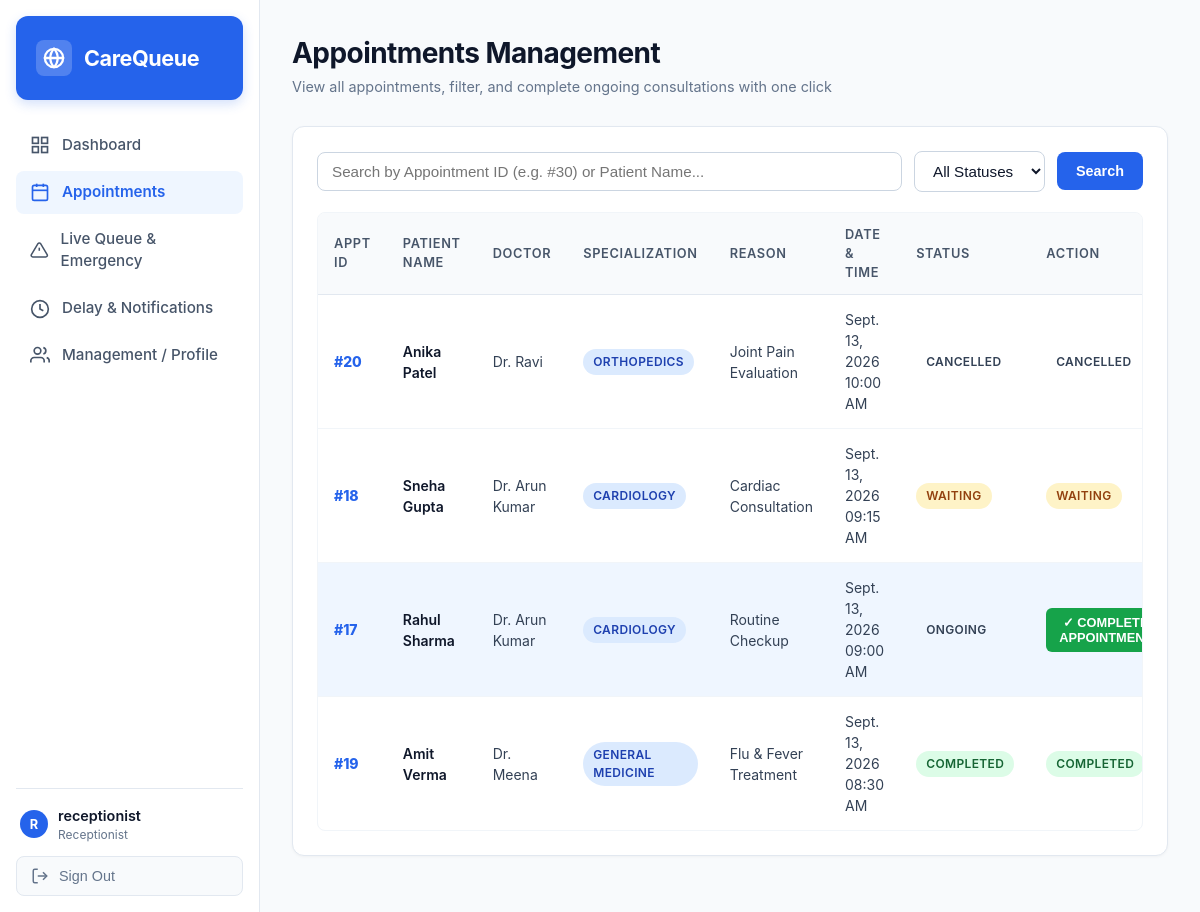
Before: /receptionist/appointments/ (signed in) with the older database file.
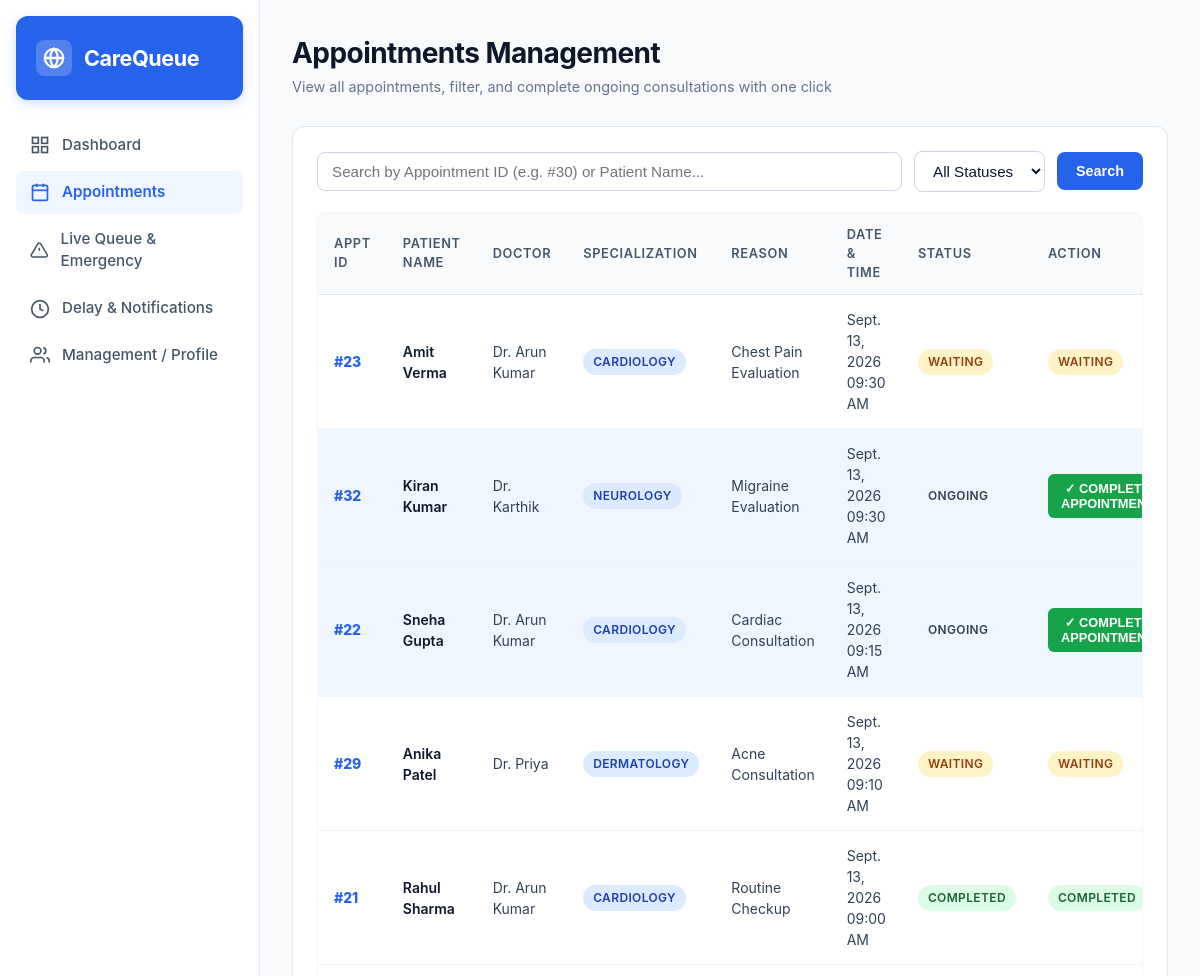
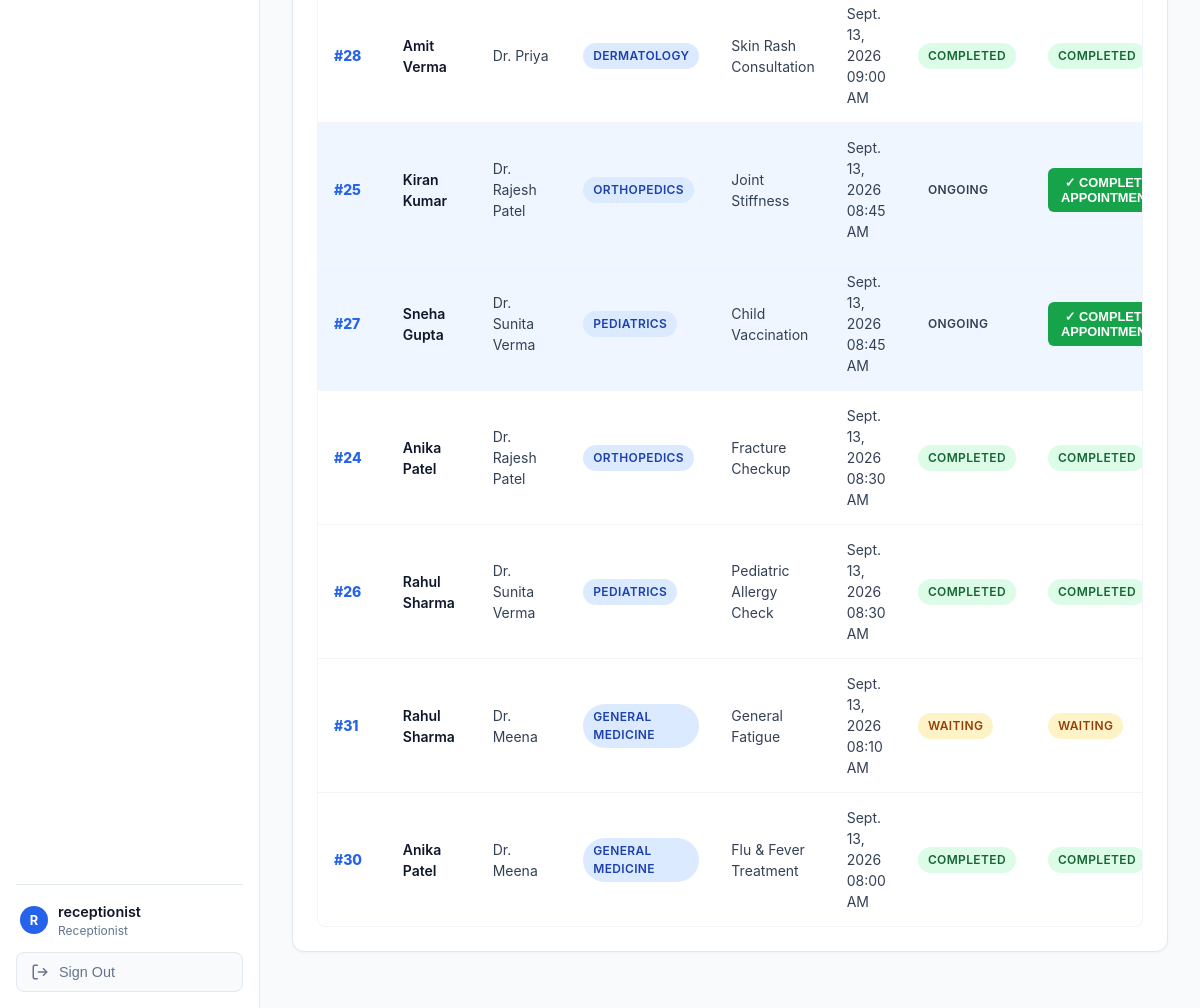
After: the same page with the newer database file (2 pictures, top to bottom).
### appointments/models.py (models this page shows, shortened)
class Appointment(models.Model):
    STATUS_CHOICES = [
        ('WAITING', 'Waiting'),
        ('ONGOING', 'Ongoing'),
        ('COMPLETED', 'Completed'),
        ('CANCELLED', 'Cancelled'),
    ]
    PRIORITY_CHOICES = [
        ('NORMAL', 'Normal'),
        ('EMERGENCY', 'Emergency'),
    ]
    patient = models.ForeignKey(User, on_delete=models.CASCADE, related_name='appointments')
    doctor = models.ForeignKey(Doctor, on_delete=models.CASCADE, related_name='doctor_appointments')
    appointment_date = models.DateField()
    appointment_time = models.TimeField()
    reason = models.TextField(blank=True, null=True)
    token_number = models.CharField(max_length=20, blank=True, null=True)
    status = models.CharField(max_length=20, choices=STATUS_CHOICES, default='WAITING')
    priority = models.CharField(max_length=20, choices=PRIORITY_CHOICES, default='NORMAL')
    expected_time = models.TimeField(null=True, blank=True)
    delay_minutes = models.IntegerField(default=0)
    created_at = models.DateTimeField(auto_now_add=True)
    completed_at = models.DateTimeField(null=True, blank=True)
    @property
    def display_id(self):
        return f"#{self.id}"

class Doctor(models.Model):
    user = models.OneToOneField(User, on_delete=models.SET_NULL, null=True, blank=True, related_name='doctor')
    name = models.CharField(max_length=100)
    specialization = models.CharField(max_length=100)
    average_consultation_minutes = models.IntegerField(default=10)
    available = models.BooleanField(default=True)
    available_days = models.CharField(max_length=100, default='Mon - Sat')
    available_times = models.CharField(max_length=100, default='09:00 AM - 05:00 PM')

### appointments/views.py (the view)
    @login_required
    def _wrapped(request, *args, **kwargs):
        if not is_receptionist_user(request.user):
            messages.error(request, "Access denied. Receptionist portal only.")
            return redirect('home')
        return view_func(request, *args, **kwargs)

### appointments/views.py (called while the page is built, shortened)
def is_receptionist_user(user):
    if not user.is_authenticated:
        return False
    if user.is_staff or user.username == 'receptionist':
        return True
    profile = getattr(user, 'profile', None)
    return profile and profile.user_type == 'RECEPTIONIST'

def receptionist_required(view_func):
    @login_required
    def _wrapped(request, *args, **kwargs):
        if not is_receptionist_user(request.user):
            messages.error(request, "Access denied. Receptionist portal only.")
            return redirect('home')
        return view_func(request, *args, **kwargs)
    return _wrapped

@receptionist_required
def receptionist_appointments(request):
    query = request.GET.get('q', '').strip()
    status_filter = request.GET.get('status', 'ALL')
    appts = Appointment.objects.all().order_by('-appointment_date', '-appointment_time')
    if status_filter != 'ALL':
        appts = appts.filter(status=status_filter)
    context = {
        'appts': appts,
        'query': query,
        'status_filter': status_filter,
    }
    return render(request, 'receptionist_appointments.html', context)

### templates/receptionist_appointments.html (shortened to what this page needs)
{% extends 'base.html' %}
{% block content %}
<div class="header-bar">
    <div class="header-title">
        <h1>Appointments Management</h1>
        <p>View all appointments, filter, and complete ongoing consultations with one click</p>
    </div>
</div>
<div class="card">
    <form method="get" style="display: flex; gap: 12px; align-items: center; margin-bottom: 20px;">
        <div style="flex: 1;">
            <input type="text" name="q" value="{{ query }}" placeholder="Search by Appointment ID (e.g. #30) or Patient Name..." class="form-control">
        </div>
        <div>
            <select name="status" class="form-control" onchange="this.form.submit()">
                <option value="ALL" {% if status_filter == 'ALL' %}selected{% endif %}>All Statuses</option>
            </select>
        </div>
        <button type="submit" class="btn btn-primary">Search</button>
    </form>
    <div class="table-container">
        <table class="table">
            <thead>
                <tr>
                    <th>Appt ID</th>
                    <th>Patient Name</th>
                    <th>Doctor</th>
                    <th>Specialization</th>
                    <th>Reason</th>
                    <th>Date & Time</th>
                    <th>Status</th>
                    <th>Action</th>
                </tr>
            </thead>
            <tbody>
                {% for a in appts %}
                <tr {% if a.status == 'ONGOING' %}style="background-color: #eff6ff;"{% endif %}>
                    <td style="font-weight: 800; color: #2563eb;">{{ a.display_id }}</td>
                    <td style="font-weight: 600; color: #0f172a;">{{ a.patient.first_name|default:a.patient.username }} {{ a.patient.last_name }}</td>
                    <td>Dr. {{ a.doctor.name }}</td>
                    <td><span class="badge status-confirmed">{{ a.doctor.specialization }}</span></td>
                    <td>{{ a.reason|default:"General Checkup" }}</td>
                    <td>{{ a.appointment_date }} {{ a.appointment_time|time:"h:i A" }}</td>
                    <td><span class="badge status-{{ a.status|lower }}">{{ a.status }}</span></td>
                    <td>
                        {% if a.status == 'ONGOING' %}
                            <form action="{% url 'complete_appointment_action' a.id %}" method="post" style="display: inline;">
                                <button type="submit" class="btn btn-sm btn-success" style="font-weight: 600;">
                                    ✓ COMPLETE APPOINTMENT
                                </button>
                            </form>
                        {% else %}
                            <span class="badge status-{{ a.status|lower }}">{{ a.status }}</span>
                        {% endif %}
                    </td>
                </tr>
                {% empty %}
                <tr><td colspan="8" class="text-muted" style="text-align: center; padding: 24px;">No appointments found matching filter.</td></tr>
                {% endfor %}
            </tbody>
        </table>
    </div>
</div>
{% endblock %}

Changed rows visible on the page:
removed Appointment: display_id "#20", patient.first_name "Anika", patient.last_name "Patel", doctor.name "Ravi", doctor.specialization "ORTHOPEDICS", reason "Joint Pain Evaluation", appointment_date "Sept. 13, 2026", appointment_time "10:00 AM", status "CANCELLED"
removed Appointment: display_id "#18", patient.first_name "Sneha", patient.last_name "Gupta", doctor.name "Arun Kumar", doctor.specialization "CARDIOLOGY", reason "Cardiac Consultation", appointment_date "Sept. 13, 2026", appointment_time "09:15 AM", status "WAITING"
removed Appointment: display_id "#17", patient.first_name "Rahul", patient.last_name "Sharma", doctor.name "Arun Kumar", doctor.specialization "CARDIOLOGY", reason "Routine Checkup", appointment_date "Sept. 13, 2026", appointment_time "09:00 AM", status "ONGOING"
removed Appointment: display_id "#19", patient.first_name "Amit", patient.last_name "Verma", doctor.name "Meena", doctor.specialization "GENERAL MEDICINE", reason "Flu & Fever Treatment", appointment_date "Sept. 13, 2026", appointment_time "08:30 AM", status "COMPLETED"
added Appointment: display_id "#23", patient.first_name "Amit", patient.last_name "Verma", doctor.name "Arun Kumar", doctor.specialization "CARDIOLOGY", reason "Chest Pain Evaluation", appointment_date "Sept. 13, 2026", appointment_time "09:30 AM", status "WAITING"
added Appointment: display_id "#32", patient.first_name "Kiran", patient.last_name "Kumar", doctor.name "Karthik", doctor.specialization "NEUROLOGY", reason "Migraine Evaluation", appointment_date "Sept. 13, 2026", appointment_time "09:30 AM", status "ONGOING"
added Appointment: display_id "#22", patient.first_name "Sneha", patient.last_name "Gupta", doctor.name "Arun Kumar", doctor.specialization "CARDIOLOGY", reason "Cardiac Consultation", appointment_date "Sept. 13, 2026", appointment_time "09:15 AM", status "ONGOING"
added Appointment: display_id "#29", patient.first_name "Anika", patient.last_name "Patel", doctor.name "Priya", doctor.specialization "DERMATOLOGY", reason "Acne Consultation", appointment_date "Sept. 13, 2026", appointment_time "09:10 AM", status "WAITING"
added Appointment: display_id "#21", patient.first_name "Rahul", patient.last_name "Sharma", doctor.name "Arun Kumar", doctor.specialization "CARDIOLOGY", reason "Routine Checkup", appointment_date "Sept. 13, 2026", appointment_time "09:00 AM", status "COMPLETED"
added Appointment: display_id "#28", patient.first_name "Amit", patient.last_name "Verma", doctor.name "Priya", doctor.specialization "DERMATOLOGY", reason "Skin Rash Consultation", appointment_date "Sept. 13, 2026", appointment_time "09:00 AM", status "COMPLETED"
added Appointment: display_id "#25", patient.first_name "Kiran", patient.last_name "Kumar", doctor.name "Rajesh Patel", doctor.specialization "ORTHOPEDICS", reason "Joint Stiffness", appointment_date "Sept. 13, 2026", appointment_time "08:45 AM", status "ONGOING"
added Appointment: display_id "#27", patient.first_name "Sneha", patient.last_name "Gupta", doctor.name "Sunita Verma", doctor.specialization "PEDIATRICS", reason "Child Vaccination", appointment_date "Sept. 13, 2026", appointment_time "08:45 AM", status "ONGOING"
added Appointment: display_id "#24", patient.first_name "Anika", patient.last_name "Patel", doctor.name "Rajesh Patel", doctor.specialization "ORTHOPEDICS", reason "Fracture Checkup", appointment_date "Sept. 13, 2026", appointment_time "08:30 AM", status "COMPLETED"
added Appointment: display_id "#26", patient.first_name "Rahul", patient.last_name "Sharma", doctor.name "Sunita Verma", doctor.specialization "PEDIATRICS", reason "Pediatric Allergy Check", appointment_date "Sept. 13, 2026", appointment_time "08:30 AM", status "COMPLETED"
added Appointment: display_id "#31", patient.first_name "Rahul", patient.last_name "Sharma", doctor.name "Meena", doctor.specialization "GENERAL MEDICINE", reason "General Fatigue", appointment_date "Sept. 13, 2026", appointment_time "08:10 AM", status "WAITING"
added Appointment: display_id "#30", patient.first_name "Anika", patient.last_name "Patel", doctor.name "Meena", doctor.specialization "GENERAL MEDICINE", reason "Flu & Fever Treatment", appointment_date "Sept. 13, 2026", appointment_time "08:00 AM", status "COMPLETED"
